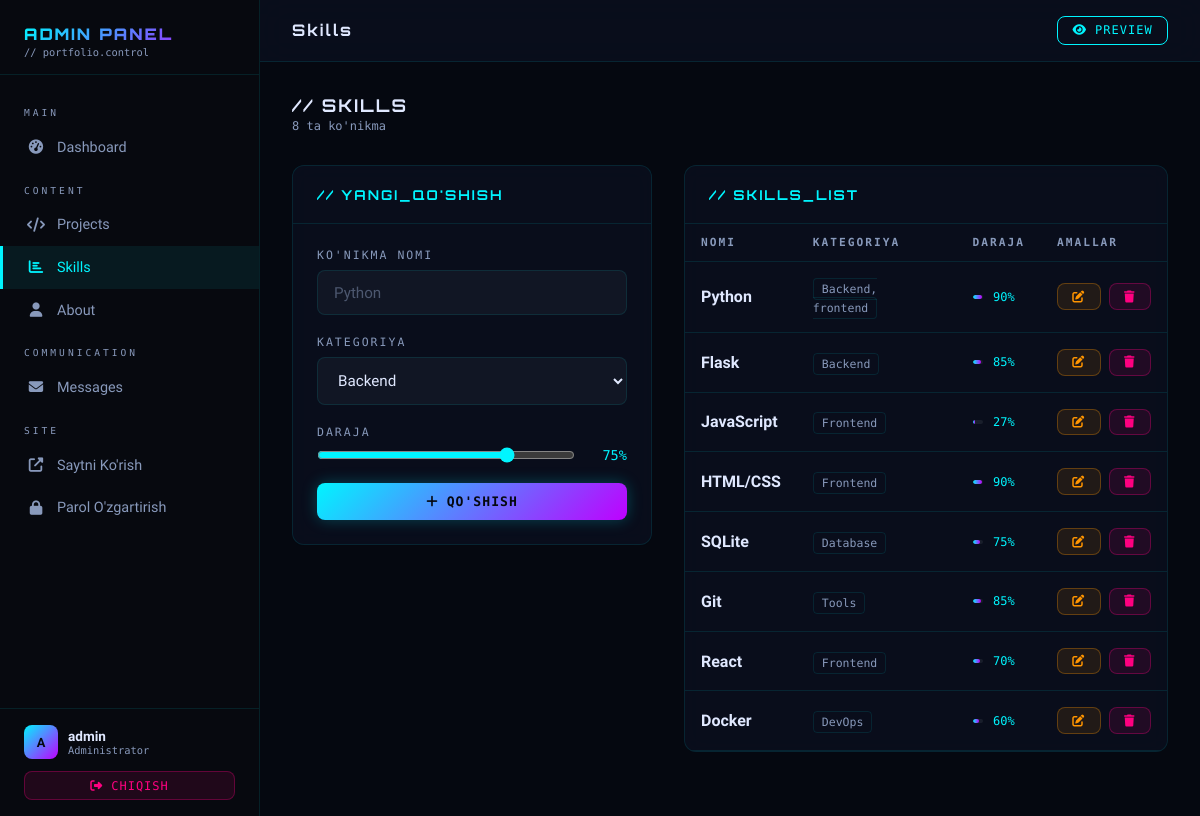
Screenshot of /admin/skills (signed in) with the database file from the repository.
### app.py (models this page shows)
class Skill(db.Model):
    id = db.Column(db.Integer, primary_key=True)
    name = db.Column(db.String(100), nullable=False)
    level = db.Column(db.Integer, nullable=False, default=50)  # 0-100 foizda
    category = db.Column(db.String(100), default='General')  # "Frontend", "Backend", "Tools"
    icon = db.Column(db.String(100), nullable=True)  # icon nomi

### app.py (the view, shortened to what this page needs)
@app.route('/admin/skills', methods=['GET', 'POST'])
@login_required
def admin_skills():
    skills = Skill.query.all()
    return render_template('admin/skills.html', skills=skills)

### app.py (called while the page is built)
def login_required(f):
    @wraps(f)
    def decorated_function(*args, **kwargs):
        if 'admin_logged_in' not in session:
            flash('Iltimos avval tizimga kiring', 'error')
            return redirect(url_for('admin_login'))
        return f(*args, **kwargs)
    return decorated_function

### templates/admin/skills.html (shortened to what this page needs)
{% extends 'admin/base.html' %}
{% block topbar_title %}Skills{% endblock %}
{% block content %}
<div class="page-header">
    <div>
        <div class="page-title">// SKILLS</div>
        <div class="page-subtitle">{{ skills|length }} ta ko'nikma</div>
    </div>
</div>
<div style="display:grid; grid-template-columns: 360px 1fr; gap:2rem; align-items:start;">
    <div class="card">
        <div class="card-header">
            <span class="card-title">// YANGI_QO'SHISH</span>
        </div>
        <div class="card-body">
            <form method="POST">
                <div class="form-group">
                    <label class="form-label">Ko'nikma nomi</label>
                    <input type="text" name="name" class="form-control" placeholder="Python" required>
                </div>
                <div class="form-group">
                    <label class="form-label">Kategoriya</label>
                    <select name="category" class="form-control">
                        <option>Backend</option>
                    </select>
                </div>
                <div class="form-group">
                    <label class="form-label">Daraja</label>
                    <div class="range-wrap">
                        <input type="range" name="level" id="level" class="form-control-range"
                               min="0" max="100" value="75">
                        <span class="range-value" id="level_display">75%</span>
                    </div>
                </div>
                <button type="submit" class="btn btn-primary btn-full">
                    <i class="fas fa-plus"></i> Qo'shish
                </button>
            </form>
        </div>
    </div>
    <div class="card">
        <div class="card-header">
            <span class="card-title">// SKILLS_LIST</span>
        </div>
        {% if skills %}
        <div class="table-wrap">
            <table>
                <thead>
                    <tr>
                        <th>Nomi</th>
                        <th>Kategoriya</th>
                        <th>Daraja</th>
                        <th>Amallar</th>
                    </tr>
                </thead>
                <tbody>
                    {% for skill in skills %}
                    <tr>
                        <td><strong>{{ skill.name }}</strong></td>
                        <td>
                            <span style="font-family:var(--font-mono); font-size:0.72rem; padding:3px 8px;
                                  border:1px solid var(--border-dim); border-radius:4px; color:var(--text-secondary)">
                                {{ skill.category }}
                            </span>
                        </td>
                        <td>
                            <div class="level-bar-wrap">
                                <div class="level-bar">
                                    <div class="level-fill" style="width:{{ skill.level }}%"></div>
                                </div>
                                <span class="level-text">{{ skill.level }}%</span>
                            </div>
                        </td>
                        <td>
                            <div class="td-actions">
                                <button class="btn btn-warning btn-sm" onclick="editSkill({{ skill.id }})">
                                    <i class="fas fa-edit"></i>
                                </button>
                                <form id="del_skill_{{ skill.id }}" method="POST"
                                      action="{{ url_for('admin_delete_skill', id=skill.id) }}">
                                    <button type="button" class="btn btn-danger btn-sm"
                                            onclick="confirmDelete('del_skill_{{ skill.id }}', '\"{{ skill.name }}\" o\'chirilsinmi?')">
                                        <i class="fas fa-trash"></i>
                                    </button>
                                </form>
                            </div>
                        </td>
                    </tr>
                    {% endfor %}
                </tbody>
            </table>
        </div>
        {% else %}
        <div class="card-body" style="text-align:center; color:var(--text-secondary)">
            Hali ko'nikmalar qo'shilmagan
        </div>
        {% endif %}
    </div>
</div>
{% endblock %}

### templates/admin/base.html (shortened to what this page needs)
<!DOCTYPE html>
<html lang="uz">
<head>
    <link rel="stylesheet" href="{{ url_for('static', filename='css/admin.css') }}">
    <link rel="stylesheet" href="https://cdnjs.cloudflare.com/ajax/libs/font-awesome/6.4.0/css/all.min.css">
</head>
<body>
<div class="admin-layout">
    <aside class="sidebar" id="sidebar">
        <div class="sidebar-header">
            <div class="sidebar-brand">ADMIN PANEL</div>
            <div class="sidebar-subtitle">// portfolio.control</div>
        </div>
        <nav class="sidebar-nav">
            <div class="nav-section-title">Main</div>
            <a href="{{ url_for('admin_dashboard') }}" class="sidebar-link {% if request.endpoint == 'admin_dashboard' %}active{% endif %}">
                <i class="fas fa-tachometer-alt"></i> Dashboard
            </a>
            <div class="nav-section-title">Content</div>
            <a href="{{ url_for('admin_projects') }}" class="sidebar-link {% if 'project' in request.endpoint %}active{% endif %}">
                <i class="fas fa-code"></i> Projects
            </a>
            <a href="{{ url_for('admin_skills') }}" class="sidebar-link {% if request.endpoint == 'admin_skills' %}active{% endif %}">
                <i class="fas fa-chart-bar"></i> Skills
            </a>
            <a href="{{ url_for('admin_about') }}" class="sidebar-link {% if request.endpoint == 'admin_about' %}active{% endif %}">
                <i class="fas fa-user"></i> About
            </a>
            <div class="nav-section-title">Communication</div>
            <a href="{{ url_for('admin_messages') }}" class="sidebar-link {% if request.endpoint == 'admin_messages' %}active{% endif %}">
                <i class="fas fa-envelope"></i> Messages
                {% set unread = namespace(count=0) %}
            </a>
            <div class="nav-section-title">Site</div>
            <a href="{{ url_for('index') }}" class="sidebar-link" target="_blank">
                <i class="fas fa-external-link-alt"></i> Saytni Ko'rish
            </a>
            <a href="{{ url_for('admin_change_password') }}" class="sidebar-link">
                <i class="fas fa-lock"></i> Parol O'zgartirish
            </a>
        </nav>
        <div class="sidebar-footer">
            <div class="sidebar-user">
                <div class="user-avatar">
                    {{ session.get('admin_username', 'A')[0].upper() }}
                </div>
                <div>
                    <div class="user-name">{{ session.get('admin_username', 'Admin') }}</div>
                    <div class="user-role">Administrator</div>
                </div>
            </div>
            <a href="{{ url_for('admin_logout') }}" class="btn btn-danger btn-sm btn-full">
                <i class="fas fa-sign-out-alt"></i> Chiqish
            </a>
        </div>
    </aside>
    <main class="admin-main">
        <div class="admin-topbar">
            <div style="display:flex; align-items:center; gap:1rem;">
                <div>
                    <div class="topbar-title">{% block topbar_title %}Dashboard{% endblock %}</div>
                </div>
            </div>
            <div class="topbar-actions">
                <a href="{{ url_for('index') }}" class="btn btn-outline btn-sm" target="_blank">
                    <i class="fas fa-eye"></i> Preview
                </a>
            </div>
        </div>
        <div class="admin-content">
            {% block content %}{% endblock %}
        </div>
    </main>
</div>
</body>
</html>

### rows the page displays
Skill: name "Python", category "Backend, frontend", level "90"
Skill: name "Flask", category "Backend", level "85"
Skill: name "JavaScript", category "Frontend", level "27"
Skill: name "HTML/CSS", category "Frontend", level "90"
Skill: name "SQLite", category "Database", level "75"
Skill: name "Git", category "Tools", level "85"
Skill: name "React", category "Frontend", level "70"
Skill: name "Docker", category "DevOps", level "60"

### other values shown
{{ session.get('admin_username', 'A')[0].upper() }} "A"
{{ session.get('admin_username', 'Admin') }} "admin"
{{ skills|length }} "8"
